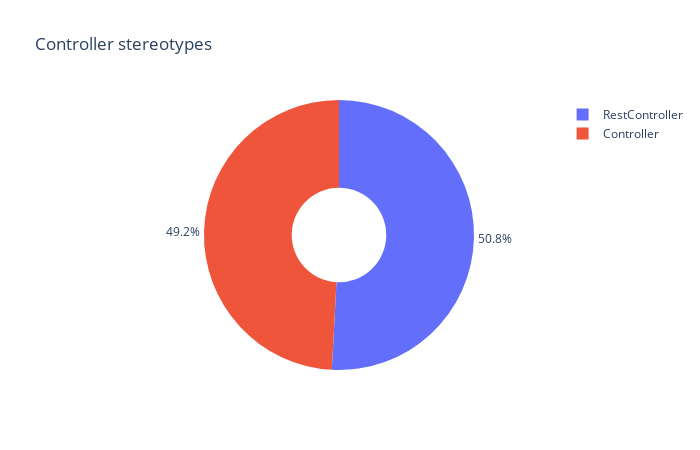
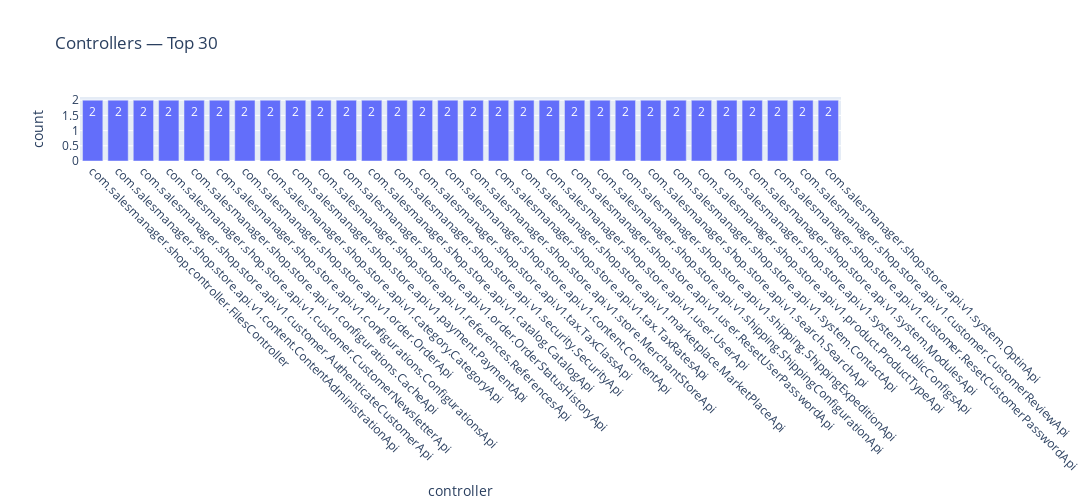

The cell these charts' notebook holds for them, in order:
### Markdown cell above
## 2) Spring Controllers
**Expected columns:** `ControllerClassFqn`, `Package` (stereotype fqns)

### Code cell
path = os.path.join(API_DIR, "Spring_Controller.csv")
df_ctrl = read_csv_safe(path)
show_head(df_ctrl)

if not df_ctrl.empty:
    cols = {c.lower(): c for c in df_ctrl.columns}
    c_cls = cols.get("controllerclassfqn") or cols.get("controller") or cols.get("classname")
    c_pkg = cols.get("package")
    
    # 2A) Stereotype distribution
    if c_pkg:
        simp = df_ctrl[c_pkg].astype(str).map(lambda s: s.split(".")[-1] if "." in s else s)
        pkg_counts = simp.value_counts().reset_index()
        pkg_counts.columns = ["stereotype", "count"]
        fig = px.pie(pkg_counts, names="stereotype", values="count",
                     hole=0.35, title="Controller stereotypes")
        fig.update_layout(width=700, height=450)
        fig.update_traces(textposition="outside")
        fig.show()
    else:
        print("[info] Column 'Package' not found — skipping stereotype pie.")
    
    # 2B) Top Controllers
    if c_cls:
        ctrl_counts = df_ctrl[c_cls].astype(str).value_counts().reset_index()
        ctrl_counts.columns = ["controller", "count"]
        fig = px.bar(ctrl_counts.head(30), x="controller", y="count",
                     title="Controllers — Top 30", text_auto=True)
        fig.update_layout(width=1100, height=500, xaxis_tickangle=45, xaxis_title="controller", yaxis_title="count")
        fig.show()
    else:
        print("[info] Column 'ControllerClassFqn' not found — skipping top controllers chart.")
else:
    print("[info] Spring_Controller.csv missing or empty.")

### Figure 1 — Plotly figure (JSON) as saved in the notebook; plotly's stock layout.template omitted (floating-point values rounded to 4 significant figures)
{"data": [{"domain": {"x": [0, 1], "y": [0, 1]}, "hole": 0.35, "hovertemplate": "stereotype=%{label}<br>count=%{value}<extra></extra>", "labels": ["RestController", "Controller"], "legendgroup": "", "name": "", "showlegend": true, "textposition": "outside", "type": "pie", "values": [60, 58]}], "layout": {"height": 450, "legend": {"tracegroupgap": 0}, "title": {"text": "Controller stereotypes"}, "width": 700}}

### Figure 2 — Plotly figure (JSON) as saved in the notebook; plotly's stock layout.template omitted (floating-point values rounded to 4 significant figures)
{"data": [{"hovertemplate": "controller=%{x}<br>count=%{y}<extra></extra>", "legendgroup": "", "marker": {"color": "#636efa", "pattern": {"shape": ""}}, "name": "", "orientation": "v", "showlegend": false, "textposition": "auto", "texttemplate": "%{y}", "type": "bar", "x": ["com.salesmanager.shop.controller.FilesController", "com.salesmanager.shop.store.api.v1.content.ContentAdministrationApi", "com.salesmanager.shop.store.api.v1.customer.AuthenticateCustomerApi", "com.salesmanager.shop.store.api.v1.customer.CustomerNewsletterApi", "com.salesmanager.shop.store.api.v1.configurations.CacheApi", "com.salesmanager.shop.store.api.v1.configurations.ConfigurationsApi", "com.salesmanager.shop.store.api.v1.order.OrderApi", "com.salesmanager.shop.store.api.v1.category.CategoryApi", "com.salesmanager.shop.store.api.v1.payment.PaymentApi", "com.salesmanager.shop.store.api.v1.references.ReferencesApi", "com.salesmanager.shop.store.api.v1.order.OrderStatusHistoryApi", "com.salesmanager.shop.store.api.v1.catalog.CatalogApi", "com.salesmanager.shop.store.api.v1.security.SecurityApi", "com.salesmanager.shop.store.api.v1.tax.TaxClassApi", "com.salesmanager.shop.store.api.v1.content.ContentApi", "com.salesmanager.shop.store.api.v1.store.MerchantStoreApi", "com.salesmanager.shop.store.api.v1.tax.TaxRatesApi", "com.salesmanager.shop.store.api.v1.marketplace.MarketPlaceApi", "com.salesmanager.shop.store.api.v1.user.UserApi", "com.salesmanager.shop.store.api.v1.user.ResetUserPasswordApi", "com.salesmanager.shop.store.api.v1.shipping.ShippingConfigurationApi", "com.salesmanager.shop.store.api.v1.shipping.ShippingExpeditionApi", "com.salesmanager.shop.store.api.v1.search.SearchApi", "com.salesmanager.shop.store.api.v1.system.ContactApi", "com.salesmanager.shop.store.api.v1.product.ProductTypeApi", "com.salesmanager.shop.store.api.v1.system.PublicConfigsApi", "com.salesmanager.shop.store.api.v1.system.ModulesApi", "com.salesmanager.shop.store.api.v1.customer.ResetCustomerPasswordApi", "com.salesmanager.shop.store.api.v1.customer.CustomerReviewApi", "com.salesmanager.shop.store.api.v1.system.OptinApi"], "xaxis": "x", "y": [2, 2, 2, 2, 2, 2, 2, 2, 2, 2, 2, 2, 2, 2, 2, 2, 2, 2, 2, 2, 2, 2, 2, 2, 2, 2, 2, 2, 2, 2], "yaxis": "y"}], "layout": {"barmode": "relative", "height": 500, "legend": {"tracegroupgap": 0}, "title": {"text": "Controllers — Top 30"}, "width": 1100, "xaxis": {"anchor": "y", "domain": [0, 1], "tickangle": 45, "title": {"text": "controller"}}, "yaxis": {"anchor": "x", "domain": [0, 1], "title": {"text": "count"}}}}
